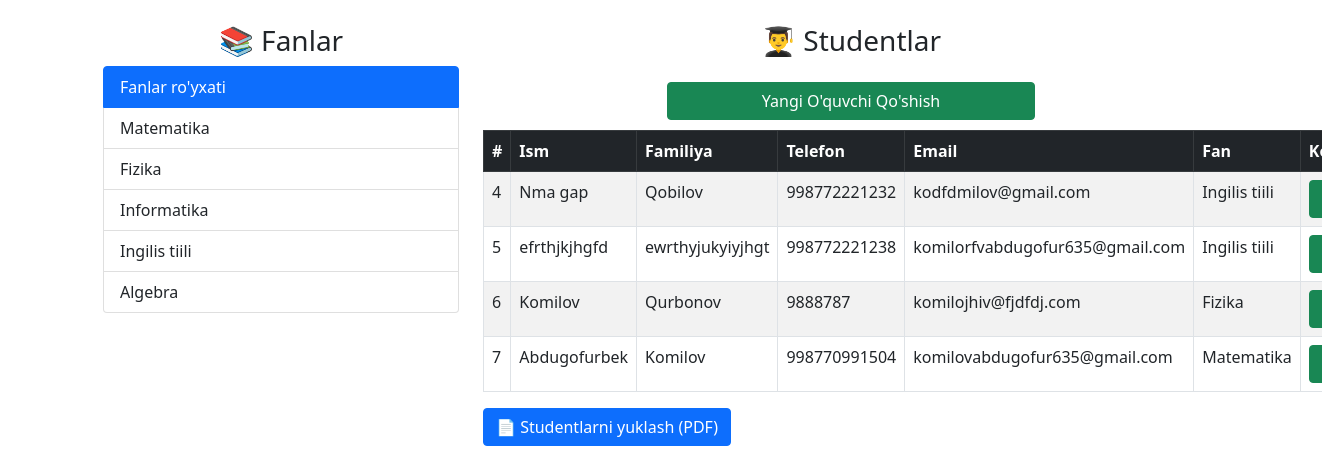
The page / on the database its author committed.
### users/models.py (models this page shows, shortened)
class Fanlar(models.Model):
    f_name = models.CharField(max_length=128)
    def __str__(self):
        return self.f_name
    class Meta:
        verbose_name = 'FAN'
        verbose_name_plural= 'FANLAR'

class Student(models.Model):
    first_name = models.CharField(max_length=128)
    last_name = models.CharField(max_length=128)
    tel_num = models.IntegerField()
    fan = models.ForeignKey(Fanlar,on_delete=models.CASCADE)
    email = models.EmailField()
    class Meta:
        verbose_name = 'STUDENT'
        verbose_name_plural= 'STUDENTS'

### users/views.py (the view)
# urls.py: path('',home_page,name='home'),
def home_page(request):
    fanlar = Fanlar.objects.all()
    student = Student.objects.all()
    db = {
        'fan': fanlar,
        'student':student
    }
    return render(request=request,template_name='index.html',context=db)

### users/templates/index.html (shortened to what this page needs)
<!DOCTYPE html>
<html lang="en">
<head>
    <link rel="stylesheet" href="https://cdn.jsdelivr.net/npm/bootstrap-icons/font/bootstrap-icons.css">
    <link href="https://cdn.jsdelivr.net/npm/bootstrap@5.0.2/dist/css/bootstrap.min.css" rel="stylesheet">
</head>
<body>
<div class="container mt-4">
    <div class="row">
        <div class="col-md-4">
            <h3 class="text-center">📚 Fanlar</h3>
            <ul class="list-group">
                <li class="list-group-item active">Fanlar ro'yxati</li>
                {% for i in fan %}
                <li class="list-group-item">{{i.f_name}}</li>
                {% endfor %}
            </ul>
        </div>
        <div class="col-md-8">
            <h3 class="text-center">👨‍🎓 Studentlar</h3>
            <div class="text-center mt-4">
                <a href="{% url 'add_student' %}" class="btn btn-success w-50 " style="margin-bottom: 10px;"> Yangi O'quvchi Qo'shish</a>
            </div>
            <table class="table table-bordered table-striped">
                <thead class="table-dark">
                    <tr>
                        <th>#</th>
                        <th>Ism</th>
                        <th>Familiya</th>
                        <th>Telefon</th>
                        <th>Email</th>
                        <th>Fan</th>
                        <th>Ko'rish</th>
                    </tr>
                </thead>
                <tbody>
                    {% for i in student %}
                    <tr>
                        <td>{{ i.id }}</td>
                        <td>{{ i.first_name }}</td>
                        <td>{{ i.last_name }}</td>
                        <td>{{ i.tel_num }}</td>
                        <td>{{ i.email }}</td>
                        <td>{{ i.fan }}</td>
                        <td>
                            <div class="btn-group" role="group" aria-label="Basic mixed styles example">
                                <button type="button" class="btn btn-success">
                                </button>
                            </div>
                        </td>
                    </tr>
                    {% endfor %}
                </tbody>
            </table>
            <a href="{% url 'download_pdf' %}" class="btn btn-primary">📄 Studentlarni yuklash (PDF)</a>
        </div>
    </div>
</div>
</body>
</html>

### rows shown on the page
Fanlar: f_name "Matematika"
Fanlar: f_name "Fizika"
Fanlar: f_name "Informatika"
Fanlar: f_name "Ingilis tiili"
Fanlar: f_name "Algebra"
Student: id "4", first_name "Nma gap", last_name "Qobilov", tel_num "998772221232", email "kodfdmilov@gmail.com", fan "Ingilis tiili"
Student: id "5", first_name "efrthjkjhgfd", last_name "ewrthyjukyiyjhgt", tel_num "998772221238", email "komilorfvabdugofur635@gmail.com", fan "Ingilis tiili"
Student: id "6", first_name "Komilov", last_name "Qurbonov", tel_num "9888787", email "komilojhiv@fjdfdj.com", fan "Fizika"
Student: id "7", first_name "Abdugofurbek", last_name "Komilov", tel_num "998770991504", email "komilovabdugofur635@gmail.com", fan "Matematika"
